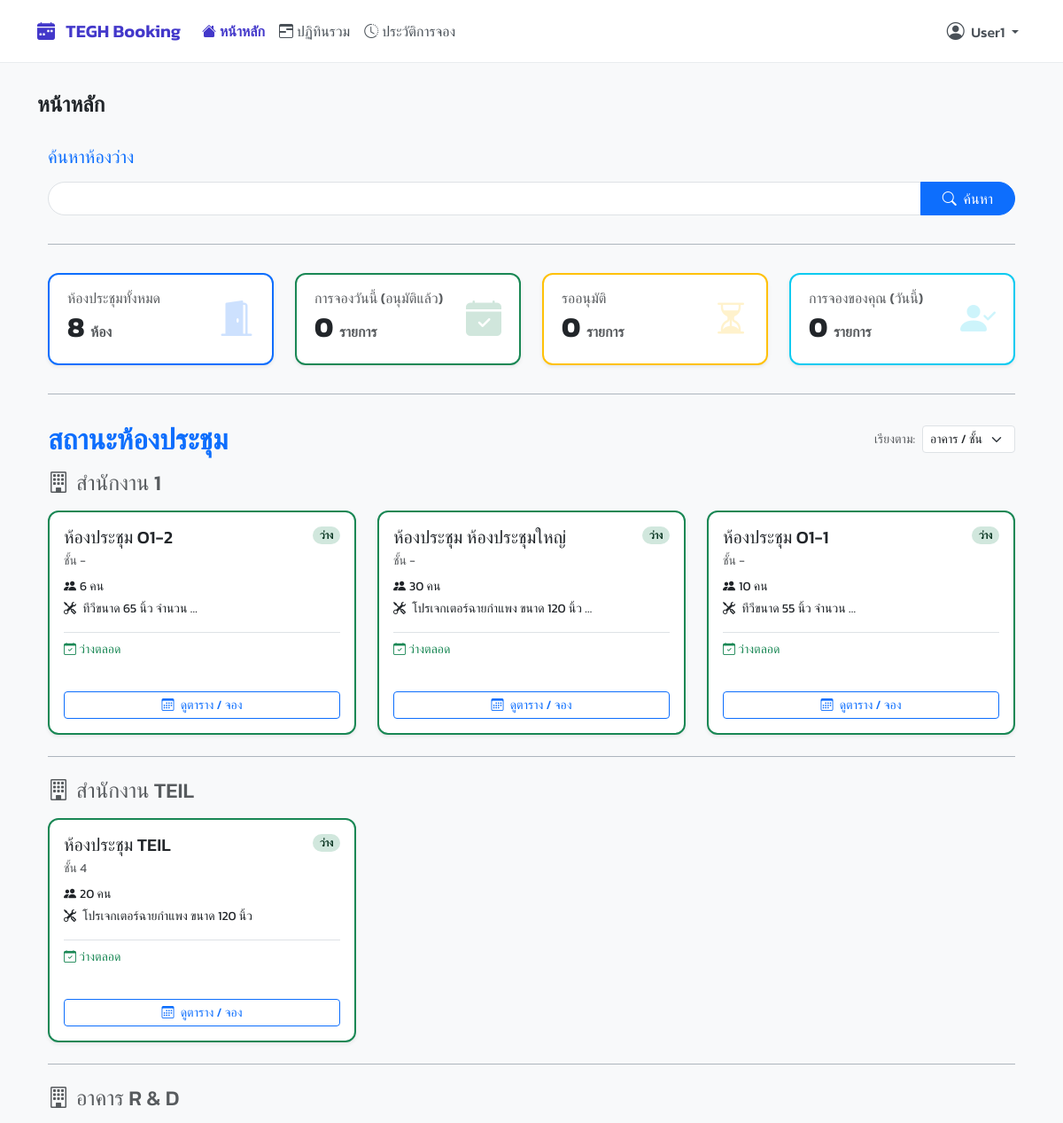
The page / (signed in, upper part) on the database as committed earlier.
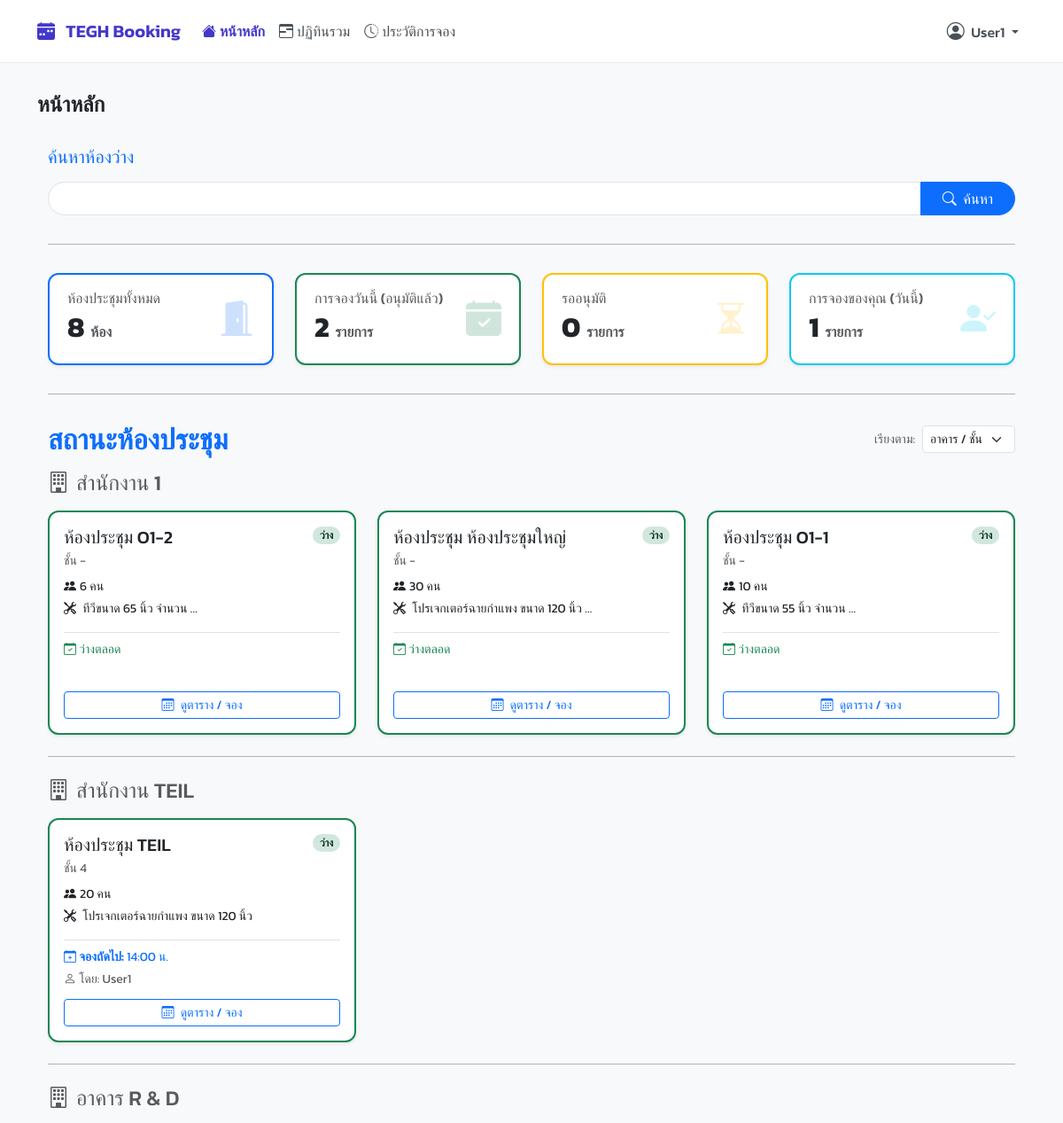
The same page on the database as committed later.
### booking/models.py (models this page shows, shortened)
class Room(models.Model):
    name = models.CharField(max_length=100)
    building = models.CharField(max_length=100, blank=True, null=True)
    floor = models.CharField(max_length=50, blank=True, null=True)
    location = models.CharField(max_length=255, blank=True, null=True, help_text="เช่น 'ใกล้ฝ่ายบุคคล'")
    capacity = models.PositiveIntegerField(default=1)
    equipment_in_room = models.TextField(blank=True, null=True, help_text="ระบุอุปกรณ์แต่ละอย่างในบรรทัดใหม่")
    image = models.ImageField(upload_to='room_images/', blank=True, null=True, verbose_name="รูปภาพห้อง")

class Booking(models.Model):
    user = models.ForeignKey(User, on_delete=models.SET_NULL, null=True, related_name='bookings')
    room = models.ForeignKey(Room, on_delete=models.CASCADE, related_name='bookings')
    title = models.CharField(max_length=200)
    start_time = models.DateTimeField()
    end_time = models.DateTimeField()
    chairman = models.CharField(max_length=200, blank=True, null=True)
    department = models.CharField(max_length=200, blank=True, null=True)
    participant_count = models.PositiveIntegerField(default=1)
    participants = models.ManyToManyField(User, related_name='participating_in', blank=True)
    presentation_file = models.FileField(upload_to='presentations/', blank=True, null=True)
    description = models.TextField(blank=True, null=True)
    additional_requests = models.TextField(blank=True, null=True)
    additional_notes = models.TextField(blank=True, null=True)
    STATUS_CHOICES = [
        ('PENDING', 'รออนุมัติ'),
        ('APPROVED', 'อนุมัติแล้ว'),
        ('REJECTED', 'ไม่อนุมัติ'),
        ('CANCELLED', 'ยกเลิกแล้ว'),
    ]
    status = models.CharField(max_length=10, choices=STATUS_CHOICES, default='PENDING')
    created_at = models.DateTimeField(auto_now_add=True)
    updated_at = models.DateTimeField(auto_now=True)

### booking/views.py (the view)
# urls.py: path('', views.dashboard_view, name='dashboard'),
@login_required
def dashboard_view(request):
    now = timezone.now(); sort_by = request.GET.get('sort', 'floor')
    all_rooms = Room.objects.all()
    if sort_by == 'status':
        all_rooms = sorted(all_rooms, key=lambda r: not r.bookings.filter(start_time__lte=now, end_time__gt=now, status='APPROVED').exists())
    elif sort_by == 'capacity':
         all_rooms = sorted(all_rooms, key=lambda r: r.capacity, reverse=True)
    elif sort_by == 'name':
        all_rooms = all_rooms.order_by('name')
    else:
        all_rooms = all_rooms.order_by('building', 'floor', 'name')
    buildings = defaultdict(list)
    for room in all_rooms:
        current = room.bookings.filter(start_time__lte=now, end_time__gt=now, status='APPROVED').select_related('user').first()
        room.status = 'ไม่ว่าง' if current else 'ว่าง'
        room.current_booking_info = current
        room.next_booking_info = None
        if not current:
            room.next_booking_info = room.bookings.filter(start_time__gt=now, status='APPROVED').select_related('user').order_by('start_time').first()
        buildings[room.building or "(ไม่ได้ระบุอาคาร)"].append(room)
    my_bookings_today_count = Booking.objects.filter(user=request.user, start_time__date=now.date()).count()
    context = get_base_context(request)
    summary = {
        'total_rooms': Room.objects.count(),
        'today_bookings': Booking.objects.filter(start_time__date=now.date(), status='APPROVED').count(),
        'pending_approvals': context['pending_count'],
        'my_bookings_today': my_bookings_today_count,
    }
    context.update({
        'buildings': dict(buildings),
        'summary_cards': summary,
        'current_sort': sort_by,
        'all_rooms': all_rooms,
    })
    return render(request, 'pages/dashboard.html', context)

### booking/views.py (called while the page is built)
def is_admin(user):
    return user.is_authenticated and (user.is_superuser or user.groups.filter(name='Admin').exists())

### templates/pages/dashboard.html (shortened to what the changed rows need)
{% extends 'base.html' %}
{% load static %}
{% block content %}
<div class="container-fluid">
    <div class="">
        <div class="">
        </div>
    </div>
    <hr class="section-divider">
    <div class="row g-4 mb-4">
        <div class="col-md-3">
            <div class="card kpi-card border-start border-primary border-2 shadow-sm h-100">
                <div class="card-body d-flex justify-content-between align-items-center">
                    <div>
                        <h2 class="card-title fw-bold mb-0">{{ summary_cards.total_rooms }} <small class="text-muted fs-6">ห้อง</small></h2>
                    </div>
                </div>
            </div>
        </div>
        <div class="col-md-3">
            <div class="card kpi-card border-start border-success border-2 shadow-sm h-100">
                <div class="card-body d-flex justify-content-between align-items-center">
                    <div>
                        <h6 class="card-subtitle text-muted mb-1">การจองวันนี้ (อนุมัติแล้ว)</h6>
                        <h2 class="card-title fw-bold mb-0">{{ summary_cards.today_bookings }} <small class="text-muted fs-6">รายการ</small></h2>
                    </div>
                </div>
            </div>
        </div>
        <div class="col-md-3">
            <div class="card kpi-card border-start border-warning border-2 shadow-sm h-100">
                <div class="card-body d-flex justify-content-between align-items-center">
                    <div>
                        <h2 class="card-title fw-bold mb-0">{{ summary_cards.pending_approvals }} <small class="text-muted fs-6">รายการ</small></h2>
                    </div>
                </div>
            </div>
        </div>
        <div class="col-md-3">
            <div class="card kpi-card border-start border-info border-2 shadow-sm h-100">
                 <div class="card-body d-flex justify-content-between align-items-center">
                    <div>
                        <h6 class="card-subtitle text-muted mb-1">การจองของคุณ (วันนี้)</h6>
                        <h2 class="card-title fw-bold mb-0">{{ summary_cards.my_bookings_today }} <small class="text-muted fs-6">รายการ</small></h2>
                    </div>
                </div>
            </div>
        </div>
    </div>
    <hr class="section-divider">
    <div class="d-flex justify-content-between align-items-center mb-3">
        <h2 class="mb-0 fw-bold text-primary">สถานะห้องประชุม</h2>
        <div class="d-flex align-items-center">
        </div>
    </div>
    {% for building_name, rooms_in_building in buildings.items %}
        {% if not forloop.first %}
            <hr class="section-divider my-4">
        {% endif %}
        <div class="mb-4">
            <h4 class="mb-3 text-muted"><i class="bi bi-building me-2"></i>{{ building_name }}</h4>
            <div class="row g-4 row-cols-1 row-cols-md-2 row-cols-lg-3">
                {% for room in rooms_in_building %}
                <div class="col">
                    <div class="card room-card-hover border-start border-2 {% if room.status == 'ว่าง' %}border-success{% else %}border-danger{% endif %} shadow-sm h-100">
                        <div class="card-body d-flex flex-column">
                            <div class="d-flex justify-content-between align-items-start mb-2">
                                <h5 class="card-title mb-0">{{ room.name }}</h5>
                                <span class="badge {% if room.status == 'ว่าง' %}bg-success-subtle text-success-emphasis{% else %}bg-danger-subtle text-danger-emphasis{% endif %} rounded-pill">
                                    {{ room.status }}
                                </span>
                            </div>
                            <p class="card-subtitle mb-2 text-muted small">
                                ชั้น {{ room.floor|default:"-" }}
                            </p>
                            <p class="card-text small mb-1"><i class="bi bi-people-fill me-1"></i>{{ room.capacity }} คน</p>
                            <p class="card-text small mb-3">
                                <i class="bi bi-tools me-1"></i>
                                {{ room.equipment_in_room|truncatewords:4|default:"-" }}
                            </p>
                            <div class="mt-auto border-top pt-2">
                                {% if room.current_booking_info %}
                                    <p class="small mb-1 text-danger">
                                        <i class="bi bi-calendar-x"></i> <strong>จองถึง:</strong> {{ room.current_booking_info.end_time|date:"H:i" }} น.
                                    </p>
                                    <p class="small mb-1 text-muted">
                                       <i class="bi bi-person"></i> โดย: {{ room.current_booking_info.user.get_full_name|default:room.current_booking_info.user.username }}
                                    </p>
                                {% elif room.next_booking_info %}
                                     <p class="small mb-1 text-primary">
                                          <i class="bi bi-calendar-plus"></i> <strong>จองถัดไป:</strong> {{ room.next_booking_info.start_time|date:"H:i" }} น.
                                       </p>
                                       <p class="small mb-1 text-muted">
                                            <i class="bi bi-person"></i> โดย: {{ room.next_booking_info.user.get_full_name|default:room.next_booking_info.user.username }}
                                        </p>
                                {% else %}
                                    <p class="small mb-1 text-success"><i class="bi bi-calendar-check"></i> ว่างตลอด</p>
                                    <p class="small mb-1 text-muted">&nbsp;</p>
                                {% endif %}
                                {% if is_admin_user %}
                                    <a href="{% url 'room_calendar' room.id %}" class="btn btn-sm btn-outline-primary mt-2 w-100">
                                        <i class="bi bi-calendar3 me-1"></i> ดูตาราง / จอง
                                    </a>
                                {% else %}
                                    <button type="button" class="btn btn-sm btn-outline-primary mt-2 w-100 book-modal-trigger"
                                            data-bs-toggle="modal"
                                            data-bs-target="#bookingModal"
                                            data-room-url="{% url 'room_calendar' room.id %}"
                                            data-room-name="{{ room.name }}">
                                        <i class="bi bi-calendar3 me-1"></i> ดูตาราง / จอง
                                    </button>
                                {% endif %}
                            </div>
                        </div>
                    </div>
                </div>
                {% endfor %}
            </div>
        </div>
    {% empty %}
        <div class="alert alert-warning text-center">
            <i class="bi bi-exclamation-triangle-fill me-2"></i> ยังไม่มีห้องประชุมในระบบ
        </div>
    {% endfor %}
</div>
{% endblock %}

Rows that differ between the two databases and show on the page:
changed Room "สำนักงาน TEIL": next_booking_info.start_time (not shown) → "14:00"; next_booking_info.user.get_full_name (not shown) → "User1"; text "ว่างตลอด" → "จองถัดไป: น. โดย:"
Other text that changed with them:
{{ summary_cards.today_bookings }}: "0" → "2"
{{ summary_cards.my_bookings_today }}: "0" → "1"
